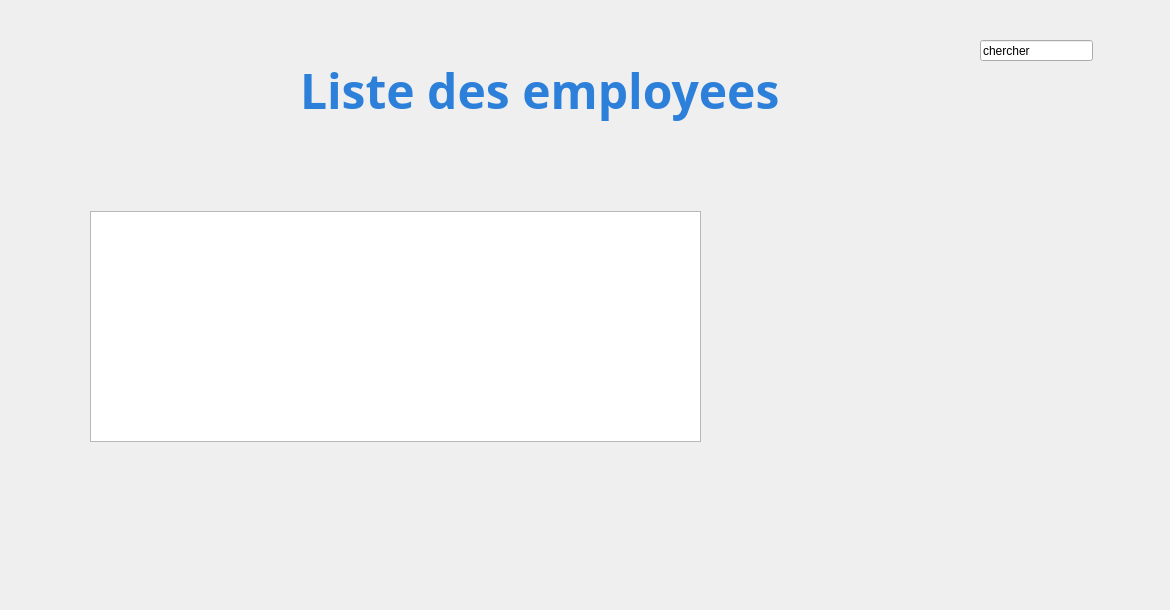
    <widget class="QWidget" name="Consulter_employe">
     <property name="styleSheet">
      <string notr="true">#Consulter_employe {
background-color: transparent;
border-image: url(:background.jpg);
background: none;
border: none;
background-repeat: none;
}
</string>
     </property>
     <widget class="QPushButton" name="pushButton_aj">
      <property name="geometry">
       <rect>
        <x>990</x>
        <y>560</y>
        <width>141</width>
        <height>41</height>
       </rect>
      </property>
      <property name="styleSheet">
       <string notr="true">#pushButton_aj {
background-color: transparent;
border-image: url(:Ajouter.png);
background: none;
border: none;
background-repeat: none;
}
</string>
      </property>
      <property name="text">
       <string/>
      </property>
     </widget>
     <widget class="QLabel" name="label_16">
      <property name="geometry">
       <rect>
        <x>300</x>
        <y>50</y>
        <width>541</width>
        <height>81</height>
       </rect>
      </property>
      <property name="font">
       <font>
        <family>Segoe Print</family>
       </font>
      </property>
      <property name="styleSheet">
       <string notr="true">#label_16 {
background-color: transparent;
background: none;
border: none;
background-repeat: none;
}
</string>
      </property>
      <property name="text">
       <string>&lt;html&gt;&lt;head/&gt;&lt;body&gt;&lt;p&gt;&lt;span style=&quot; font-size:36pt; font-weight:600; color:#2d80d9;&quot;&gt;Liste des employees&lt;/span&gt;&lt;/p&gt;&lt;/body&gt;&lt;/html&gt;</string>
      </property>
      <property name="textFormat">
       <enum>Qt::AutoText</enum>
      </property>
      <property name="scaledContents">
       <bool>false</bool>
      </property>
     </widget>
     <widget class="QPushButton" name="pushButton_Menu_RH">
      <property name="geometry">
       <rect>
        <x>10</x>
        <y>0</y>
        <width>41</width>
        <height>41</height>
       </rect>
      </property>
      <property name="styleSheet">
       <string notr="true">#pushButton_Menu_RH {
background-color: transparent;
border-image: url(:Menu.png);
background: none;
border: none;
background-repeat: none;
}
</string>
      </property>
      <property name="text">
       <string/>
      </property>
     </widget>
     <widget class="QPushButton" name="pushButton_Close_em">
      <property name="geometry">
       <rect>
        <x>1130</x>
        <y>10</y>
        <width>31</width>
        <height>31</height>
       </rect>
      </property>
      <property name="styleSheet">
       <string notr="true">#pushButton_Close_em {
background-color: transparent;
border-image: url(:close.png);
background: none;
border: none;
background-repeat: none;
}
</string>
      </property>
      <property name="text">
       <string/>
      </property>
     </widget>
     <widget class="QLineEdit" name="lineEdit_recherche_employe">
      <property name="geometry">
       <rect>
        <x>980</x>
        <y>40</y>
        <width>113</width>
        <height>21</height>
       </rect>
      </property>
      <property name="text">
       <string>chercher</string>
      </property>
     </widget>
     <widget class="QListView" name="listView_employe">
      <property name="geometry">
       <rect>
        <x>90</x>
        <y>211</y>
        <width>611</width>
        <height>231</height>
       </rect>
      </property>
     </widget>
     <zorder>label_16</zorder>
     <zorder>pushButton_aj</zorder>
     <zorder>pushButton_Menu_RH</zorder>
     <zorder>pushButton_Close_em</zorder>
     <zorder>lineEdit_recherche_employe</zorder>
     <zorder>listView_employe</zorder>
    </widget>
